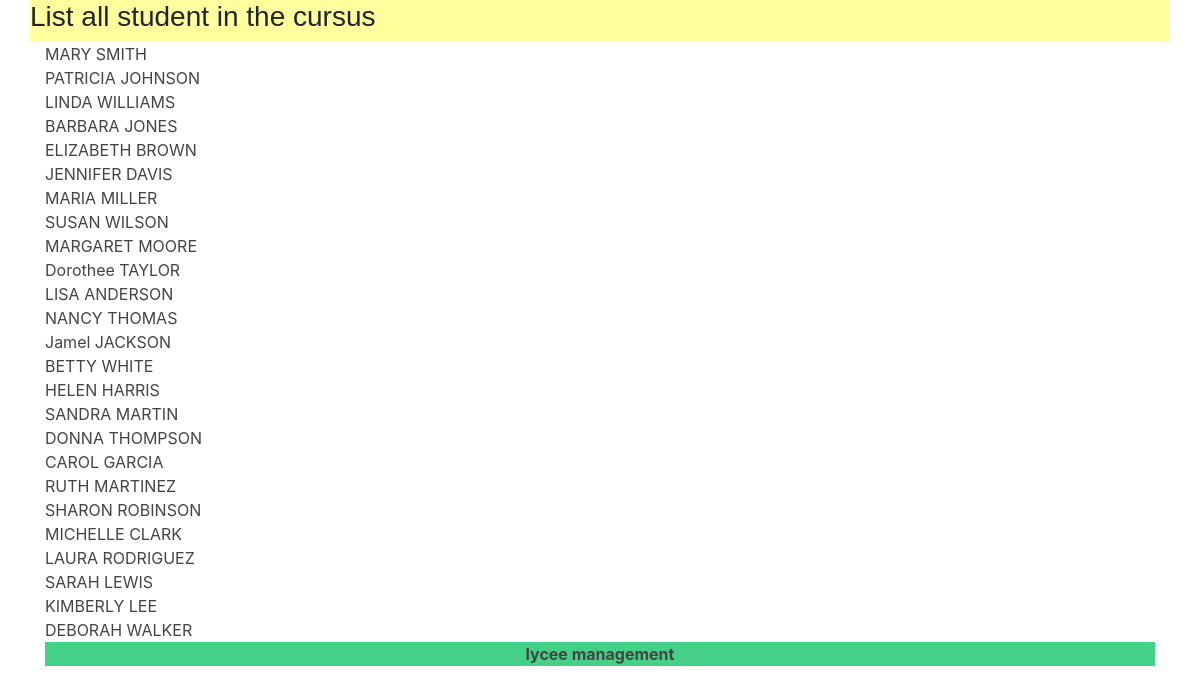
The page /lycee/14 on the database as committed earlier.
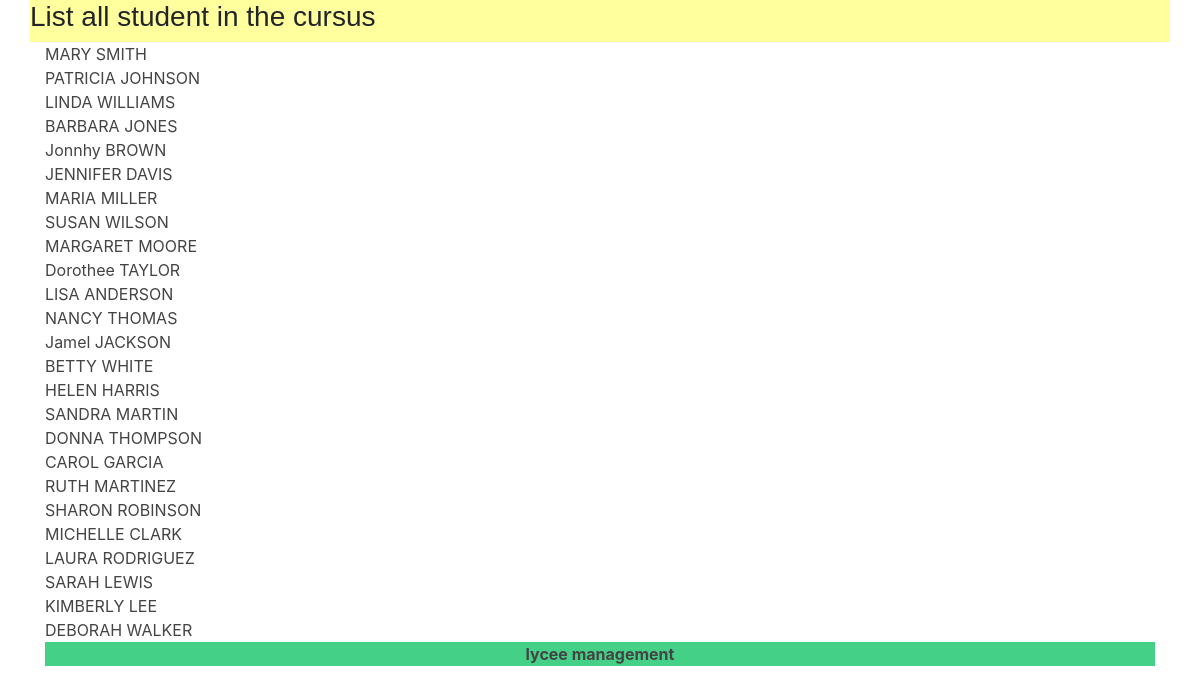
The same page on the database as committed later.
### lycee/models.py (models this page shows, shortened)
class Student(models.Model):
 first_name = models.CharField(
    verbose_name="Prenom :",
    max_length=50,
    blank=False,
    null=False
  )
 birth_date = models.DateField(
    verbose_name="Date of birth :",
    blank=False,
    null=False,
    default=''
  )
 last_name = models.CharField(
    verbose_name="Last Name :",
    max_length=50,
    blank=False,
    null=False,
    default='???',
    help_text='nom de famille de l etudiant'
  )
 phone_number = models.CharField(
    verbose_name="Phone number :",
    max_length=10,
    blank=True,
    null=False,
    default='0123456789',
    help_text='numero de telephone'
  )
 email = models.CharField(
   verbose_name="Email :",
    max_length=255,
    blank=False,
    null=False,
    default='???@???.com',
    help_text='Courriel'
  )
 comments = models.CharField(
    verbose_name="Comments :",
    max_length=255,
    blank=True,
    null=False,
    default='',
    help_text='Commentaires :'
  )
 cursus = models.ForeignKey(
    Cursus,
    on_delete=models.CASCADE,
    null=True
  )

### lycee/views.py (the view)
# urls.py: path('lycee/<int:cursus_id>',views.detail, name='detail'),
def detail(request, cursus_id):
  result_list = Student.objects.filter(cursus=cursus_id)
  context = {'liste' : result_list}
  return render( request , 'lycee/cursus/student_list.html', context)

### lycee/templates/lycee/cursus/student_list.html (shortened to what this page needs)
{% extends 'master.html' %}
{% load static %}
{% if liste %}
  {% block title %}
    List all student in the cursus
  {% endblock%}
  {% block content %}
    <div class="container">
      {% for student in liste %}
        <div class='row'>
          <div class='col-sm-2'>
            <a href='student/{{student.id}}'>{{student.first_name}} {{student.last_name}}</a>
          </div>
        </div>
      {% endfor %}
  {% endblock %}
{% else %}
  <p>No student to show</p>
{% endif %}

Rows that differ between the two databases and show on the page:
changed Student "BROWN": first_name "ELIZABETH" → "Jonnhy"
